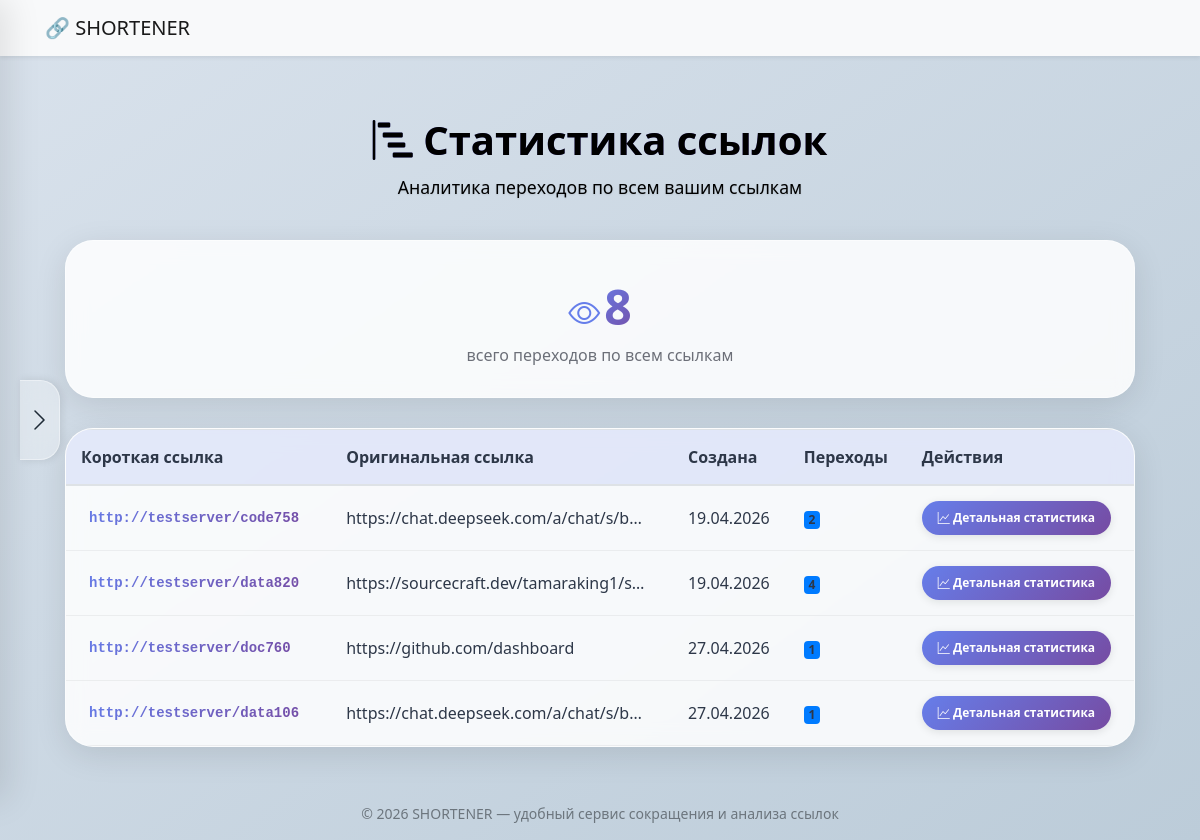
/stats (signed in), run on the app's committed database.
### app/models/link.py (models this page shows, shortened)
class Link(db.Model):
    __tablename__ = "links"
    id = db.Column(db.Integer, primary_key=True)
    user_id = db.Column(
        db.Integer,
        db.ForeignKey("users.id"),
        nullable=False
    )
    original_url = db.Column(db.Text, nullable=False)
    short_code = db.Column(db.String(50), unique=True, nullable=False, index=True)
    title = db.Column(db.String(200))
    description = db.Column(db.Text)
    created_at = db.Column(db.DateTime, default=datetime.utcnow)
    clicks_count = db.Column(db.Integer, default=0)
    user = db.relationship('User', backref='links')

### app/routes/links.py (the view)
@bp.route('/stats')
@login_required
def overall_stats():
    links = Link.query.filter_by(user_id=current_user.id).all()
    total_clicks = sum(link.clicks_count or 0 for link in links)
    return render_template('stats.html', links=links, total_clicks=total_clicks)

### templates/stats.html (shortened to what this page needs)
{% extends "base.html" %}
{% block content %}
<html lang="ru">
<head>
    <link rel="stylesheet" href="https://cdn.jsdelivr.net/npm/bootstrap-icons@1.11.1/font/bootstrap-icons.css">
    <link rel="stylesheet" href="{{ url_for('static', filename='css/stats.css') }}">
    <link rel="stylesheet" href="{{ url_for('static', filename='css/main.css') }}">
</head>
<body>
<div class="panel-trigger" id="panelTrigger">
    <i class="bi bi-chevron-right"></i>
</div>
</body>
<div class="stats-container">
    <div class="page-header" style="color: #000000;">
    <h1 style="color: #000000;"><i class="bi bi-bar-chart-steps"></i> Статистика ссылок</h1>
    <p style="color: #000000;">Аналитика переходов по всем вашим ссылкам</p>
    </div>
    <div class="total-card">
        <i class="bi bi-eye" style="font-size: 32px; color: #667eea;"></i>
        <div class="total-number">{{ total_clicks }}</div>
        <div style="color: #6c6f78;">всего переходов по всем ссылкам</div>
    </div>
    {% if links %}
    <div class="links-table-container">
        <div class="table-responsive">
            <table class="table table-hover">
                <thead>
                    <tr>
                        <th>Короткая ссылка</th>
                        <th>Оригинальная ссылка</th>
                        <th>Создана</th>
                        <th>Переходы</th>
                        <th>Действия</th>
                    </tr>
                </thead>
                <tbody>
                    {% for link in links %}
                    <tr>
                        <td>
                            <a href="{{ url_for('links.redirect_to_original', short_code=link.short_code, _external=True) }}" class="short-link" target="_blank">
                            </a>
                        </td>
                        <td>
                            <div title="{{ link.original_url }}" style="max-width: 300px; overflow: hidden; text-overflow: ellipsis; white-space: nowrap;">
                                {{ link.original_url[:50] }}{% if link.original_url|length > 50 %}...{% endif %}
                            </div>
                        </td>
                        <td>{{ link.created_at.strftime('%d.%m.%Y') if link.created_at else '—' }}</td>
                        <td>
                            <span class="badge bg-primary">{{ link.clicks_count or 0 }}</span>
                        </td>
                        <td>
                            <button class="view-stats-btn" onclick="window.location.href='{{ url_for('links.show_stats', link_id=link.id) }}'">
                                <i class="bi bi-graph-up"></i> Детальная статистика
                            </button>
                        </td>
                    </tr>
                    {% endfor %}
                </tbody>
            </table>
        </div>
    </div>
    {% endif %}
</div>
{% endblock %}

### static/css/style.css (style rules this page uses)
body { background: #f0f2f5; }
html, body { height: 100%; margin: 0; padding: 0; }
body { display: flex; flex-direction: column; min-height: 100vh; }

### static/css/stats.css (style rules this page uses)
* { margin: 0; padding: 0; box-sizing: border-box; }
body { background: linear-gradient(135deg, #667eea 0%, #764ba2 40%, #ff6b6b 100%); min-height: 100vh; font-family: 'Segoe UI', -apple-system, BlinkMacSystemFont, 'Inter', system-ui, sans-serif; margin: 0; padding: 0; }
.stats-container { max-width: 1200px; margin: 40px auto; padding: 0 20px; }
.page-header { text-align: center; margin-bottom: 40px; padding-top: 20px; }
.page-header h1 { font-size: 2.5rem; font-weight: 800; margin-bottom: 10px; background: linear-gradient(135deg, #667eea, #764ba2); -webkit-background-clip: text; background-clip: text; color: transparent; text-shadow: none; }
.page-header p { font-size: 1.1rem; color: rgba(255, 255, 255, 0.9); text-shadow: 0 1px 2px rgba(0, 0, 0, 0.1); }
.total-card { background: rgba(255, 255, 255, 0.85); backdrop-filter: blur(10px); border-radius: 28px; padding: 30px; text-align: center; margin-bottom: 30px; box-shadow: 0 8px 32px rgba(0, 0, 0, 0.1); border: 1px solid rgba(255, 255, 255, 0.5); transition: transform 0.3s ease, box-shadow 0.3s ease; }
.total-number { font-size: 48px; font-weight: 800; background: linear-gradient(135deg, #667eea, #764ba2); -webkit-background-clip: text; background-clip: text; color: transparent; display: inline-block; }
.links-table-container { background: rgba(255, 255, 255, 0.85); backdrop-filter: blur(10px); border-radius: 28px; overflow: hidden; box-shadow: 0 8px 32px rgba(0, 0, 0, 0.1); border: 1px solid rgba(255, 255, 255, 0.5); }
.table { margin-bottom: 0; background: transparent; }
.table th { background: rgba(102, 126, 234, 0.15); border-bottom: 1px solid rgba(102, 126, 234, 0.2); padding: 15px; font-weight: 700; color: #2d3748; }
.table td { padding: 15px; vertical-align: middle; border-bottom: 1px solid rgba(0, 0, 0, 0.05); color: #2d3748; background: transparent; }
.short-link { font-family: 'Fira Code', 'Courier New', monospace; font-size: 14px; font-weight: 700; background: linear-gradient(135deg, #667eea, #764ba2); -webkit-background-clip: text; background-clip: text; color: transparent; text-decoration: none; padding: 4px 8px; border-radius: 12px; transition: all 0.2s ease; display: inline-block; }
.view-stats-btn { background: linear-gradient(135deg, #667eea, #764ba2); color: white; border: none; padding: 8px 16px; border-radius: 40px; cursor: pointer; font-size: 12px; font-weight: 600; transition: all 0.3s ease; font-family: inherit; box-shadow: 0 2px 8px rgba(0, 0, 0, 0.1); }
.links-table-container { overflow-x: auto; }

### static/css/main.css (style rules this page uses)
body { background: linear-gradient(145deg, #d9e2ec 0%, #bcccd9 100%); min-height: 100vh; margin: 0; padding: 0; font-family: 'Segoe UI', -apple-system, BlinkMacSystemFont, 'Inter', system-ui, sans-serif; }
.panel-trigger { position: fixed; left: 20px; top: 50%; transform: translateY(-50%); width: 40px; height: 80px; background: rgba(255, 255, 255, 0.3); backdrop-filter: blur(10px); border-radius: 0 20px 20px 0; cursor: pointer; z-index: 1001; display: flex; align-items: center; justify-content: center; transition: all 0.3s ease; box-shadow: 2px 0 8px rgba(0, 0, 0, 0.1); border: 1px solid rgba(255, 255, 255, 0.4); border-left: none; }
.panel-trigger i { color: #1e2a36; font-size: 24px; }

### data on the page
Link: original_url "https://chat.deepseek.com/a/chat/s/b…", created_at "19.04.2026", clicks_count "2"
Link: original_url "https://sourcecraft.dev/tamaraking1/s…", created_at "19.04.2026", clicks_count "4"
Link: original_url "https://github.com/dashboard", created_at "27.04.2026", clicks_count "1"
Link: original_url "https://chat.deepseek.com/a/chat/s/b…", created_at "27.04.2026", clicks_count "1"
